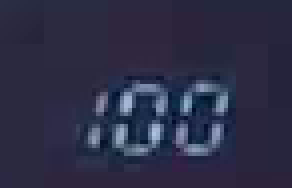
#> input picture tests/fixtures/dual_segment/library/100-093.png, 73 x 47 px (shown 4 times larger)
$ python -i visual_tracking.py   (imports and definitions only)
#> lines starting #> are read from the running program, lines starting #| are printed output that depends on the picture; after the words box and inside, x2 and y2 are one past the last pixel; in counts of white or black regions, pixels touching at a corner belong together
#> further down, picture is the input picture: shape (47, 73, 3); mean B, G, R 70.7, 45.9, 45.3
"""Per-unit temporary image references. Changes never imply a numeric decrement."""
from collections import deque

import cv2
import numpy as np


class VisualTracker:
    def __init__(self, interval=.5):
        self.references = deque(maxlen=8)
        self.value = None
        self.pending = []
        self.last_index = None
        self.last_seconds = None
        self.interval = interval
        self.status = '等待稳定数字'
        self.last_numeric_seconds = None
        self.manual_references = []

    # [4 lines left out: function add_manual_reference, not called in this run]

    def match_manual(self, image):
        sig = self.signature(image)
        if sig is None:
            return None
        scores = {}
        for value, ref in self.manual_references:
            # A one-pixel tolerance handles anti-aliasing without accepting
            # missing strokes. Both foregrounds must be covered almost fully.
            kernel = np.ones((3, 3), np.uint8)
            precision = np.count_nonzero(sig & cv2.dilate(ref, kernel)) / max(1, np.count_nonzero(sig))
            recall = np.count_nonzero(ref & cv2.dilate(sig, kernel)) / max(1, np.count_nonzero(ref))
            score = min(precision, recall) if self.similarity(sig, ref) >= .75 else 0.
            scores[value] = max(score, scores.get(value, 0.))
        ordered = sorted(scores.items(), key=lambda item: item[1], reverse=True)
        if ordered and ordered[0][1] >= .975 and (len(ordered) == 1 or ordered[0][1]-ordered[1][1] >= .08):
            return ordered[0][0]
        return None

    @staticmethod
    def signature(image):
        if image is None or image.size == 0:
            return None
        gray = cv2.cvtColor(image, cv2.COLOR_BGR2GRAY) if image.ndim == 3 else image
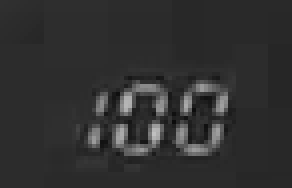
#> gray: shape (47, 73) (shown 4 times larger); min 12, max 192, mean 48.4
        lo, hi = np.percentile(gray, [10, 99])
#> lo = 39; hi = 152
        if hi - lo < 20:
            return None
        normalized = np.clip((gray.astype(np.float32) - lo) / (hi - lo), 0, 1)
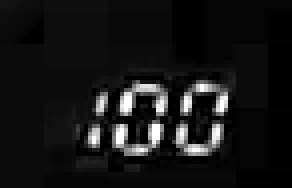
#> normalized: shape (47, 73) float32 (shown 4 times larger); min 0, max 1, mean 0.086
        mask = (normalized > .55).astype(np.uint8)
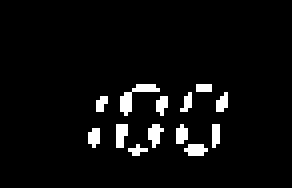
#> mask: shape (47, 73) (shown 4 times larger); values 0 (black) and 1 (white), 4.7% white in thin lines or dots, all inside (x1, y1, x2, y2) = (22, 21, 57, 39)
        count = float(mask.mean())
#> count = 0.0472
        if not .015 < count < .65:
            return None
        # Keep stroke proportions and small alignment shifts without using brightness.
        return cv2.resize(mask, (96, 64), interpolation=cv2.INTER_NEAREST)
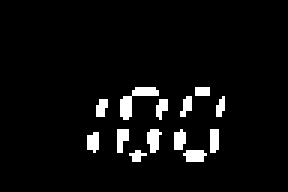
#> returned value: shape (64, 96) (shown 3 times larger); values 0 (black) and 1 (white), 4.9% white; 13 white regions (6 under 20 px), largest, box (x1, y1, x2, y2) and area: (40, 29, 53, 40) 54, (49, 43, 54, 51) 28, (61, 50, 69, 54) 26

    # [110 lines left out: functions similarity, _brief_missing_digit, update, suggested_range, not called in this run]

>>> import cv2
>>> picture = cv2.imread('../tests/fixtures/dual_segment/library/100-093.png')
>>> result = VisualTracker().match_manual(picture)
#> after the loop in match_manual, `for value, ref in self.manual_references:`: scores = 0 items
#> in match_manual, `ordered = sorted(scores.items(), key=lambda item: item[1], reverse=True)`: ordered = []

$ run again, on tests/fixtures/dual_segment/library/100-095.png
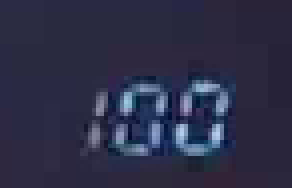
#> input picture tests/fixtures/dual_segment/library/100-095.png, 73 x 47 px (shown 4 times larger)
#> picture is the input picture: shape (47, 73, 3); mean B, G, R 71.7, 46.5, 45.3
#> lo = 40; hi = 156.4
#> in signature, `mask = (normalized > .55).astype(np.uint8)`:
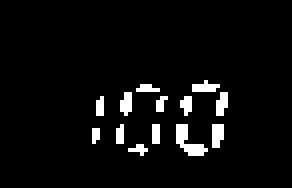
#> mask: shape (47, 73) (shown 4 times larger); values 0 (black) and 1 (white), 4.6% white in thin lines or dots, all inside (x1, y1, x2, y2) = (23, 20, 57, 39)
#> count = 0.0463
#> in signature, `return cv2.resize(mask, (96, 64), interpolation=cv2.INTER_NEAREST)`:
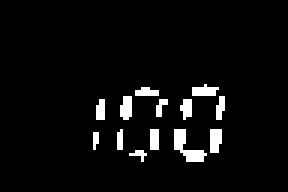
#> returned value: shape (64, 96) (shown 3 times larger); values 0 (black) and 1 (white), 4.6% white; 13 white regions (7 under 20 px), largest, box (x1, y1, x2, y2) and area: (58, 43, 69, 54) 54, (70, 43, 74, 51) 29, (40, 32, 44, 40) 27, (64, 28, 73, 32) 26, (60, 33, 64, 40) 21, (50, 43, 53, 50) 21
#> after the loop in match_manual, `for value, ref in self.manual_references:`: scores = 0 items
#> ordered = []
